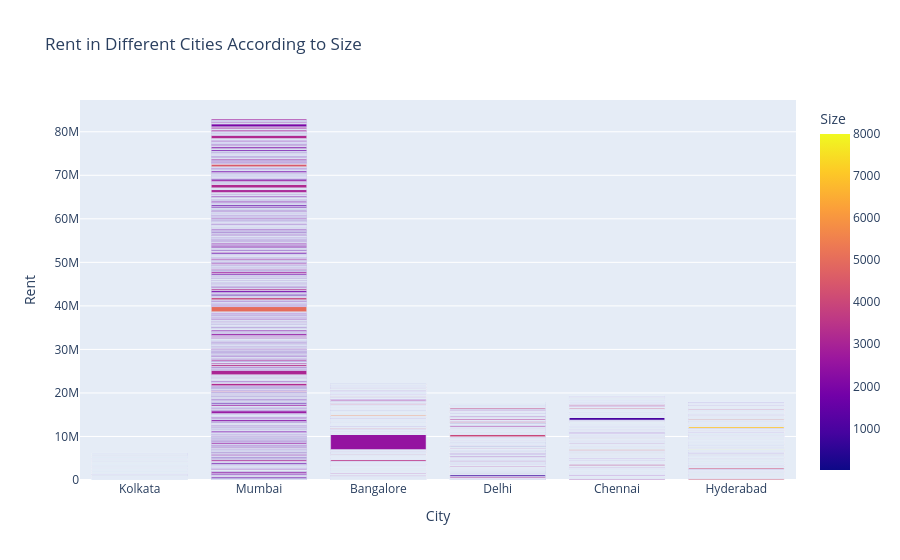

Here is the notebook cell this chart was saved with:
### Markdown cell above
Rent of Houses in Different Cities According to Size

### Code cell
figure = px.bar(rent_pred, x=rent_pred['City'],
                y=rent_pred['Rent'],
                color=rent_pred['Size'],
                title="Rent in Different Cities According to Size"
)

figure.show()

### Figure 1 — Plotly figure (JSON) as saved in the notebook; plotly's stock layout.template omitted (floating-point values rounded to 4 significant figures; data arrays with more than 128 entries replaced by an {"elided": "..."} marker saying what was removed)
{"data": [{"hovertemplate": "City=%{x}<br>Rent=%{y}<br>Size=%{marker.color}<extra></extra>", "legendgroup": "", "marker": {"color": {"elided": "4746 int values"}, "coloraxis": "coloraxis", "pattern": {"shape": ""}}, "name": "", "orientation": "v", "showlegend": false, "textposition": "auto", "type": "bar", "x": {"elided": "4746 str values"}, "xaxis": "x", "y": {"elided": "4746 int values"}, "yaxis": "y"}], "layout": {"barmode": "relative", "coloraxis": {"colorbar": {"title": {"text": "Size"}}, "colorscale": [[0, "#0d0887"], [0.1111, "#46039f"], [0.2222, "#7201a8"], [0.3333, "#9c179e"], [0.4444, "#bd3786"], [0.5556, "#d8576b"], [0.6667, "#ed7953"], [0.7778, "#fb9f3a"], [0.8889, "#fdca26"], [1, "#f0f921"]]}, "legend": {"tracegroupgap": 0}, "title": {"text": "Rent in Different Cities According to Size"}, "xaxis": {"anchor": "y", "domain": [0, 1], "title": {"text": "City"}}, "yaxis": {"anchor": "x", "domain": [0, 1], "title": {"text": "Rent"}}}}
